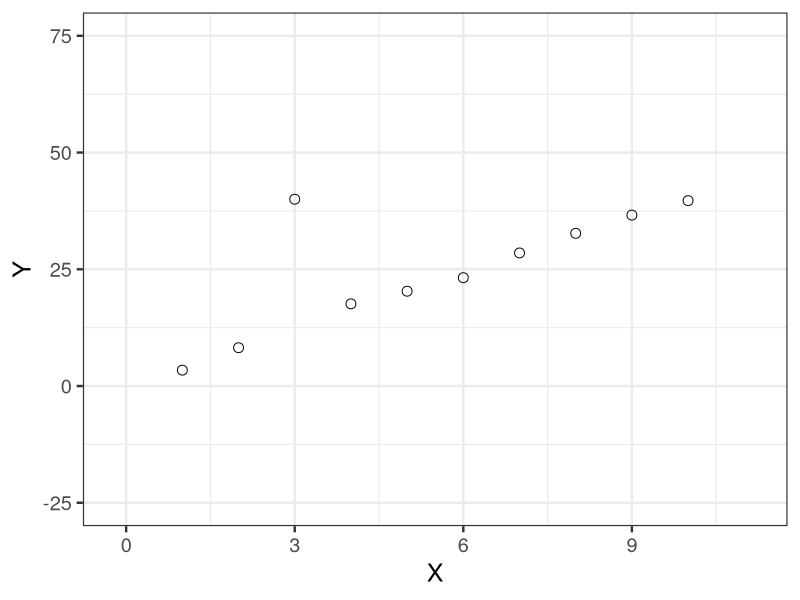

This chart was generated by the following R code:
library(ggplot2)

d <- read.csv(file='input/data-outlier.txt')

p <- ggplot(data=d, aes(x=X, y=Y)) +
  theme_bw(base_size=18) +
  geom_point(shape=1, size=3) +
  labs(x='X', y='Y') +
  coord_cartesian(xlim=c(-0.2, 11.2), ylim=c(-25, 75))
ggsave(file='output/fig7-11.png', plot=p, dpi=300, w=4, h=3)
